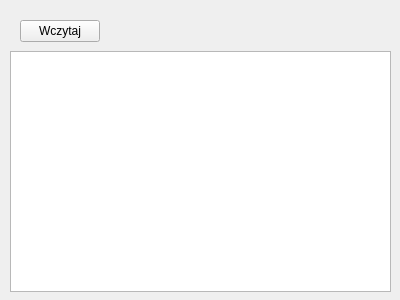
<?xml version="1.0" encoding="UTF-8"?>
<ui version="4.0">
 <class>naukaForm</class>
 <widget class="QWidget" name="naukaForm">
  <property name="geometry">
   <rect>
    <x>0</x>
    <y>0</y>
    <width>400</width>
    <height>300</height>
   </rect>
  </property>
  <property name="windowTitle">
   <string>Form</string>
  </property>
  <widget class="QPushButton" name="button_wczytaj">
   <property name="geometry">
    <rect>
     <x>20</x>
     <y>20</y>
     <width>80</width>
     <height>22</height>
    </rect>
   </property>
   <property name="focusPolicy">
    <enum>Qt::ClickFocus</enum>
   </property>
   <property name="text">
    <string>Wczytaj</string>
   </property>
  </widget>
  <widget class="QTableView" name="tableView">
   <property name="geometry">
    <rect>
     <x>10</x>
     <y>51</y>
     <width>381</width>
     <height>241</height>
    </rect>
   </property>
  </widget>
 </widget>
 <resources/>
 <connections/>
</ui>
